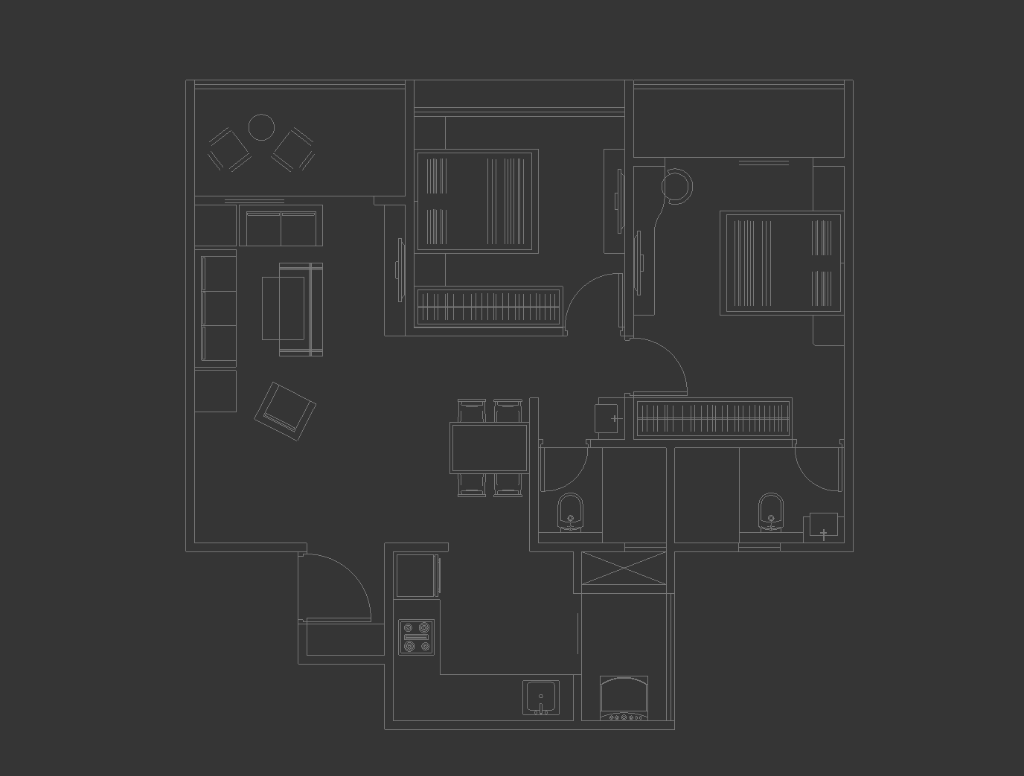
#> input picture samples/2BHK_Flat.png, 1024 x 776 px
$ python -i line_vectorizer.py   (imports and definitions only)
#> lines starting #> are read from the running program, lines starting #| are printed output that depends on the picture; after the words box and inside, x2 and y2 are one past the last pixel; in counts of white or black regions, pixels touching at a corner belong together
#> further down, picture is the input picture: shape (776, 1024, 3); min 53, max 120, mean 54.8
"""Plan picture -> CAD lines / poche wall outlines.

Architectural plans pasted into documents or PDFs are either:
1. Thin-line drawings (each wall = two parallel strokes, windows = 3-4 strokes).
2. Colored / grey-poche presentation plans (walls filled with solid grey poche, cyan/multi-line glazing).

This module detects which representation is used, extracts clean CAD geometry in millimetres,
and preserves any text labels (room names & dimensions) at their exact coordinates.
"""
import json
import logging
import os
from typing import List, Optional, Tuple

import cv2
import ezdxf
import numpy as np

logger = logging.getLogger(__name__)


def _runs_1d(row: np.ndarray, min_len: int):
    d = np.diff(np.concatenate(([0], row.astype(np.int8), [0])))
    starts = np.flatnonzero(d == 1)
    ends = np.flatnonzero(d == -1)
    keep = (ends - starts) >= min_len
    return starts[keep], ends[keep]


def _strokes(M: np.ndarray, min_len: int, bridge: int) -> List[Tuple[float, float, float, int]]:
    """Group long ink runs of consecutive rows into strokes -> (row_centre, start, end, thickness_rows)."""
    active = []                         # [first_row, last_row, s_lo, e_hi, rows]
    done = []
    for r in range(M.shape[0]):
        starts, ends = _runs_1d(M[r], min_len)
        merged = []
        for s, e in zip(starts.tolist(), ends.tolist()):
            if merged and s - merged[-1][1] <= bridge:
                merged[-1][1] = e
            else:
                merged.append([s, e])
        nxt = []
        used = set()
        for s, e in merged:
            hit = None
            for k, g in enumerate(active):
                if k in used:
                    continue
                ov = min(e, g[3]) - max(s, g[2])
                if ov >= 0.6 * min(e - s, g[3] - g[2]) and abs((e - s) - (g[3] - g[2])) <= max(4, 0.15 * (g[3] - g[2])):
                    hit = k
                    break
            if hit is None:
                nxt.append([r, r, s, e, [(s, e)]])
            else:
                g = active[hit]
                used.add(hit)
                g[1] = r
                g[4].append((s, e))
                g[2], g[3] = min(g[2], s), max(g[3], e)
                nxt.append(g)
        for k, g in enumerate(active):
            if k not in used:
                done.append(g)
        active = nxt
    done += active
    out = []
    for r0, r1, _, _, spans in done:
        ss = sorted(s for s, _ in spans)
        es = sorted(e for _, e in spans)
        s_med, e_med = ss[len(ss) // 2], es[len(es) // 2]
        out.append((0.5 * (r0 + r1), float(s_med), float(e_med), r1 - r0 + 1))
    return out


def _strip_sheet_borders(mask: np.ndarray):
    """Zero out outer page/frame border lines near the edges of a rendered sheet."""
    H, W = mask.shape
    ey, ex = max(12, int(H * 0.06)), max(12, int(W * 0.04))
    for y in range(ey):
        if mask[y].mean() > 0.45:
            mask[y, :] = 0
    for y in range(H - ey, H):
        if mask[y].mean() > 0.45:
            mask[y, :] = 0
    for x in range(ex):
        if mask[:, x].mean() > 0.45:
            mask[:, x] = 0
    for x in range(W - ex, W):
        if mask[:, x].mean() > 0.45:
            mask[:, x] = 0


# [29 lines left out: function has_poche_walls, not called in this run]


def vectorize_poche_plan(
    im_bgr: np.ndarray,
    out_dxf: str,
    mm_per_px: Optional[float] = None,
    wall_mm: float = 150.0,
    text_labels: Optional[List[Tuple[str, float, float]]] = None,
) -> dict:
    """Vectorize a grey-poche architectural floor plan into a clean millimetre DXF (WALL_RASTER, WIN, DOOR)."""
#> called with out_dxf = 'out.png', wall_mm = 150
    H, W, _ = im_bgr.shape
    b, g, r = im_bgr[:, :, 0].astype(int), im_bgr[:, :, 1].astype(int), im_bgr[:, :, 2].astype(int)
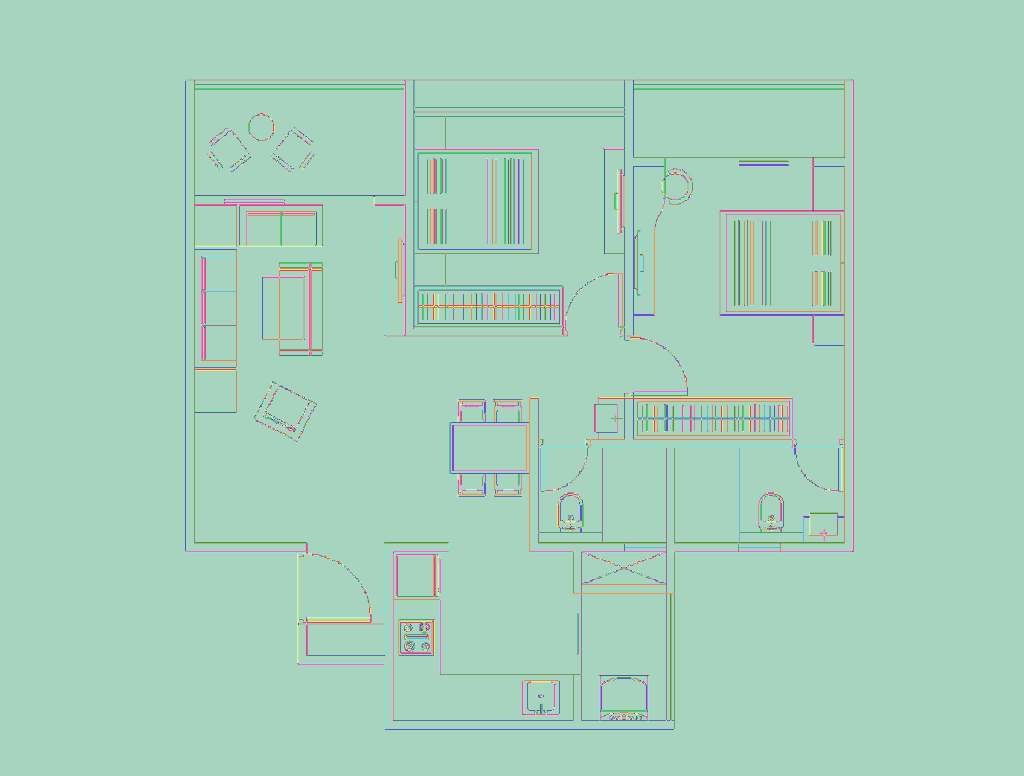
#> b: shape (776, 1024) int64; 68 distinct labels, from 53 to 120; one colour per label, 0 black
    gray = cv2.cvtColor(im_bgr, cv2.COLOR_BGR2GRAY)
    sat = np.maximum(np.maximum(r, g), b) - np.minimum(np.minimum(r, g), b)
#> sat: shape (776, 1024) int64; every value is 0

    poche = ((gray >= 60) & (gray <= 130) & (sat <= 18)).astype(np.uint8)
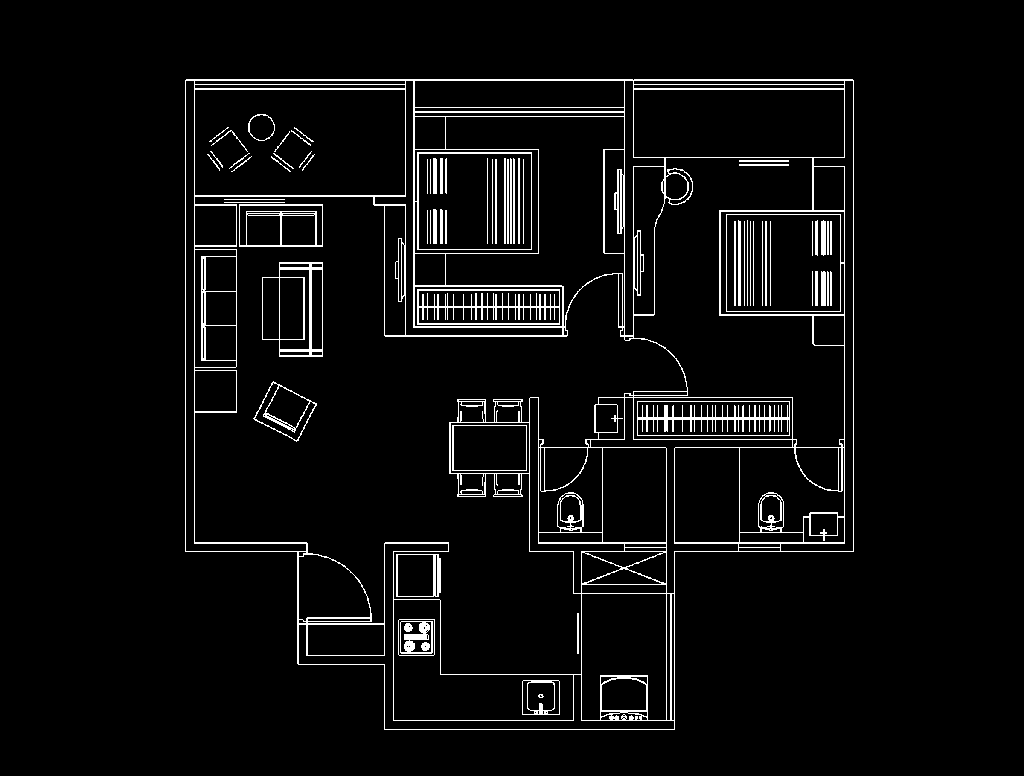
#> poche: shape (776, 1024); values 0 (black) and 1 (white), 4.6% white in thin lines or dots, all inside (x1, y1, x2, y2) = (185, 79, 854, 730)
    dark_neutral = ((gray < 140) & (sat <= 28)).astype(np.uint8)
#> dark_neutral: shape (776, 1024); every value is 1
    cyan_glass = ((b - r >= 28) & (g >= 110) & (b >= 130)).astype(np.uint8)
#> cyan_glass: shape (776, 1024); every value is 0

    _strip_sheet_borders(poche)
    _strip_sheet_borders(dark_neutral)
#> after the loop in _strip_sheet_borders (call 2), `for x in range(ex):`:
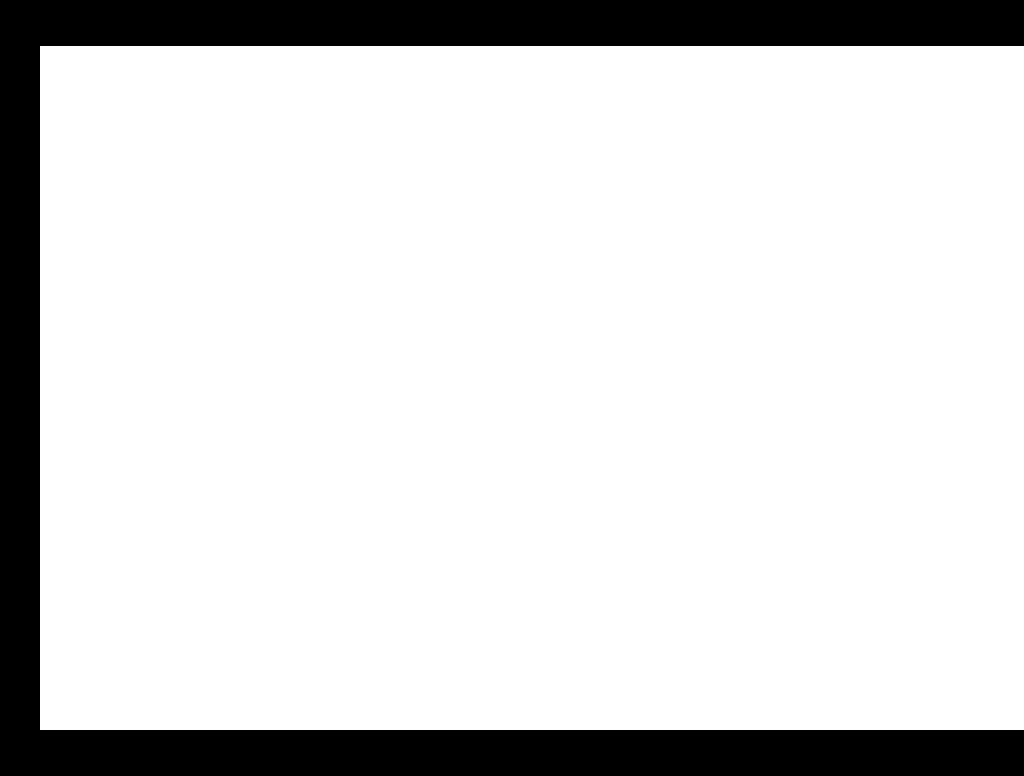
#> mask: shape (776, 1024); values 0 (black) and 1 (white), 84.7% white; 1 black region, box (x1, y1, x2, y2) and area: (0, 0, 1024, 776) 121568
#> after the loop in _strip_sheet_borders (call 2), `for x in range(W - ex, W):`:
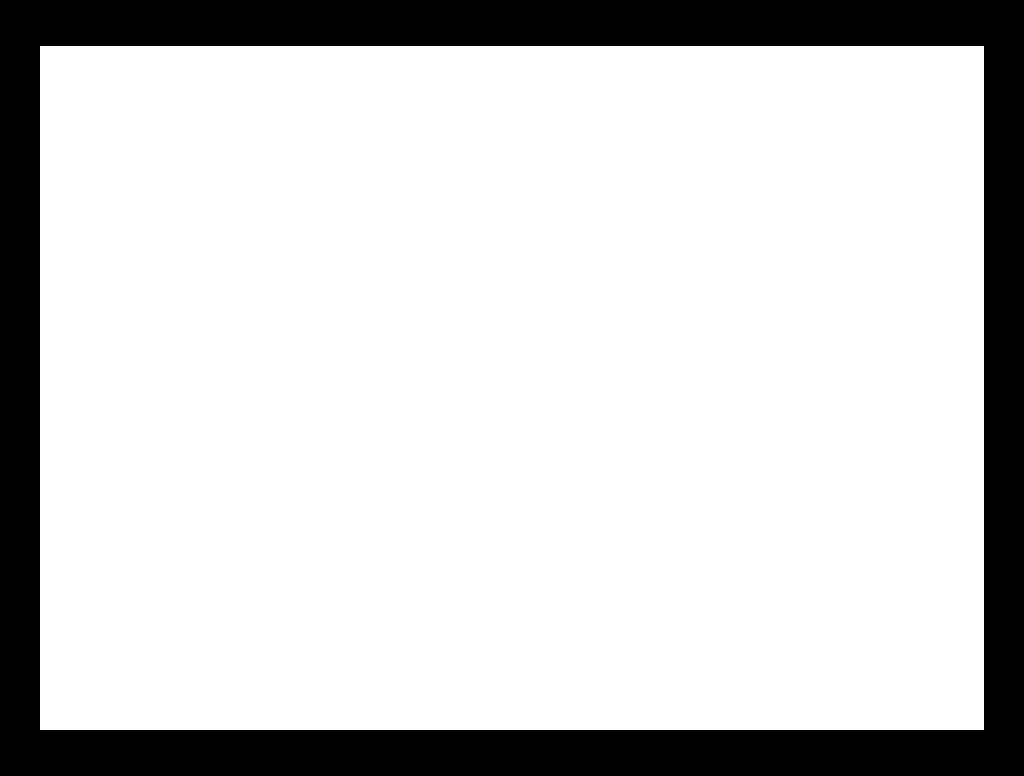
#> mask: shape (776, 1024); values 0 (black) and 1 (white), 81.3% white; 1 black region, box (x1, y1, x2, y2) and area: (0, 0, 1024, 776) 148928

    poche_core = cv2.morphologyEx(poche, cv2.MORPH_OPEN, np.ones((5, 5), np.uint8))
#> poche_core: shape (776, 1024); values 0 (black) and 1 (white), 0.07% white; 5 white regions, box (x1, y1, x2, y2) and area: (821, 221, 826, 255) 170, (821, 272, 826, 306) 170, (404, 634, 427, 640) 138, (406, 641, 415, 649) 56, (419, 624, 424, 631) 35
    wall_mask = cv2.dilate(poche_core, np.ones((5, 5), np.uint8)) & dark_neutral
#> wall_mask: shape (776, 1024); values 0 (black) and 1 (white), 0.14% white; 3 white regions, box (x1, y1, x2, y2) and area: (402, 622, 429, 651) 465, (819, 219, 828, 257) 342, (819, 270, 828, 308) 342
#> (the rest of the program and of its run is left out)
